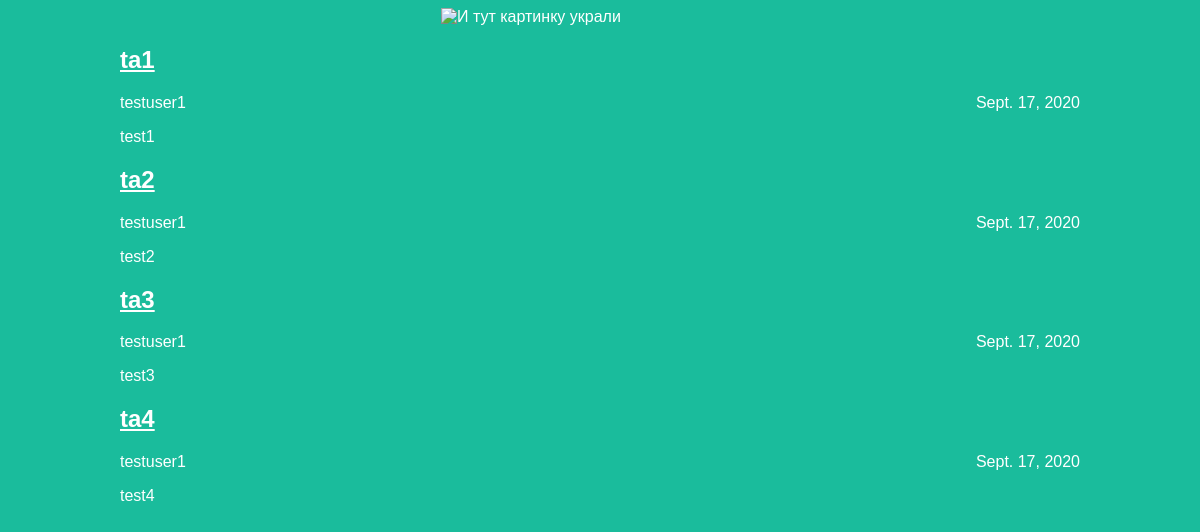
The page / on the database its author committed.
### articles/models.py (models this page shows, shortened)
class Article(models.Model):
    title = models.CharField(max_length=200)
    author = models.ForeignKey(User, on_delete=models.CASCADE)
    text = models.TextField()
    created_date = models.DateField(auto_now_add=True)
    def get_excerpt(self):
        return self.text[:140] + "..." if len(self.text) > 140 else self.text

### articles/views.py (the view)
# urls.py: path('', views.archive, name='Archive'),
def archive(request):
    return render(request, 'Templates/archive.html', {"posts": Article.objects.all()})

### articles/Templates/archive.html (shortened to what this page needs)
<!DOCTYPE html>
<html lang="en">
<head>
    <link rel="stylesheet" href="{{ STATIC_URL }}/static/css/articles.css">
</head>
<body class = "archive_b">
    <div class="header">
        <img src = "{{ STATIC_URL }}img/image.png" alt="И тут картинку украли">
    </div>
    <div class="archive">
        {% for post in posts %}
        <div class="one-post">
            <h2 class="post-title"><a href="article/{{post.id}}">{{ post.title }}</a></h2>
            <div class="article-info">
                <div class="article-author">{{ post.author.username }}</div>
                <div class="article-created-date">{{ post.created_date }}</div>
            </div>
            <p class="article-text">{{ post.get_excerpt }}</p>
        {% endfor %}
        </div>
    </div>
</body>
</html>

### articles/static/css/articles.css (style rules this page uses)
body { background: #1abc9c; font-family: Tahoma, Arial, sans-serif; color: #ffffff; }
.header img { display: block; width: 318px; margin-left: auto; margin-right: auto; }
.archive_b { width: 960px; margin-left: auto; margin-right: auto; }
.post-title a,.return a { color: #ffffff; }
.article-author { width: 50%; float: left; }
.article-created-date { text-align: right; }

### rows shown on the page
Article: title "ta1", author.username "testuser1", created_date "Sept. 17, 2020", get_excerpt "test1"
Article: title "ta2", author.username "testuser1", created_date "Sept. 17, 2020", get_excerpt "test2"
Article: title "ta3", author.username "testuser1", created_date "Sept. 17, 2020", get_excerpt "test3"
Article: title "ta4", author.username "testuser1", created_date "Sept. 17, 2020", get_excerpt "test4"
